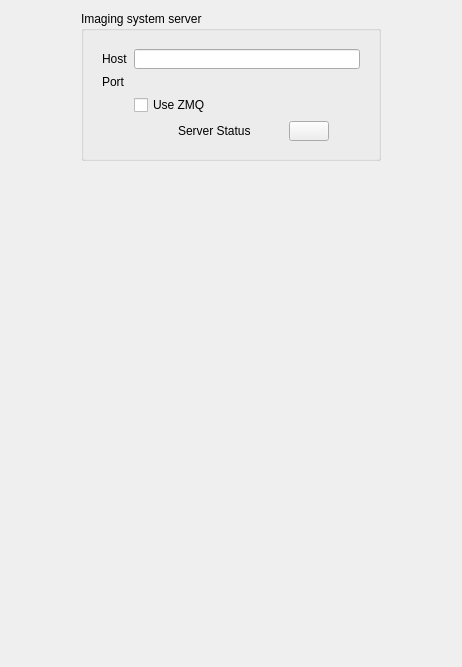
<?xml version="1.0" encoding="UTF-8"?>
<ui version="4.0">
 <class>Form</class>
 <widget class="QWidget" name="Form">
  <property name="geometry">
   <rect>
    <x>0</x>
    <y>0</y>
    <width>462</width>
    <height>667</height>
   </rect>
  </property>
  <property name="windowTitle">
   <string>Form</string>
  </property>
  <layout class="QHBoxLayout" name="horizontalLayout">
   <item>
    <spacer name="horizontalSpacer">
     <property name="orientation">
      <enum>Qt::Horizontal</enum>
     </property>
     <property name="sizeHint" stdset="0">
      <size>
       <width>286</width>
       <height>20</height>
      </size>
     </property>
    </spacer>
   </item>
   <item>
    <layout class="QVBoxLayout" name="verticalLayout_3">
     <item>
      <widget class="QGroupBox" name="formGroupBox">
       <property name="sizePolicy">
        <sizepolicy hsizetype="Preferred" vsizetype="Preferred">
         <horstretch>0</horstretch>
         <verstretch>0</verstretch>
        </sizepolicy>
       </property>
       <property name="minimumSize">
        <size>
         <width>300</width>
         <height>150</height>
        </size>
       </property>
       <property name="maximumSize">
        <size>
         <width>300</width>
         <height>150</height>
        </size>
       </property>
       <property name="title">
        <string>Imaging system server</string>
       </property>
       <property name="flat">
        <bool>false</bool>
       </property>
       <layout class="QVBoxLayout" name="verticalLayout_2">
        <item>
         <widget class="QWidget" name="formWidget" native="true">
          <layout class="QFormLayout" name="formLayout">
           <item row="0" column="0">
            <widget class="QLabel" name="label_3">
             <property name="text">
              <string>Host</string>
             </property>
            </widget>
           </item>
           <item row="0" column="1">
            <widget class="QLineEdit" name="host_lineEdit"/>
           </item>
           <item row="1" column="0">
            <widget class="QLabel" name="label_4">
             <property name="text">
              <string>Port</string>
             </property>
            </widget>
           </item>
           <item row="1" column="1">
            <widget class="QLabel" name="port_label">
             <property name="text">
              <string/>
             </property>
            </widget>
           </item>
           <item row="2" column="1">
            <widget class="QCheckBox" name="use_zmq_checkBox">
             <property name="text">
              <string>Use ZMQ</string>
             </property>
            </widget>
           </item>
           <item row="3" column="1">
            <layout class="QHBoxLayout" name="horizontalLayout_3">
             <item>
              <spacer name="horizontalSpacer_3">
               <property name="orientation">
                <enum>Qt::Horizontal</enum>
               </property>
               <property name="sizeHint" stdset="0">
                <size>
                 <width>40</width>
                 <height>20</height>
                </size>
               </property>
              </spacer>
             </item>
             <item>
              <widget class="QLabel" name="status_icon">
               <property name="text">
                <string/>
               </property>
              </widget>
             </item>
             <item>
              <widget class="QLabel" name="server_status">
               <property name="text">
                <string>Server Status</string>
               </property>
              </widget>
             </item>
             <item>
              <spacer name="horizontalSpacer_5">
               <property name="orientation">
                <enum>Qt::Horizontal</enum>
               </property>
               <property name="sizeHint" stdset="0">
                <size>
                 <width>40</width>
                 <height>20</height>
                </size>
               </property>
              </spacer>
             </item>
             <item>
              <widget class="QPushButton" name="check_connectivity_pushButton">
               <property name="toolTip">
                <string>Check connectivity</string>
               </property>
               <property name="text">
                <string/>
               </property>
              </widget>
             </item>
             <item>
              <spacer name="horizontalSpacer_6">
               <property name="orientation">
                <enum>Qt::Horizontal</enum>
               </property>
               <property name="sizeHint" stdset="0">
                <size>
                 <width>40</width>
                 <height>20</height>
                </size>
               </property>
              </spacer>
             </item>
            </layout>
           </item>
          </layout>
         </widget>
        </item>
       </layout>
      </widget>
     </item>
     <item>
      <spacer name="verticalSpacer_2">
       <property name="orientation">
        <enum>Qt::Vertical</enum>
       </property>
       <property name="sizeHint" stdset="0">
        <size>
         <width>20</width>
         <height>158</height>
        </size>
       </property>
      </spacer>
     </item>
    </layout>
   </item>
   <item>
    <spacer name="horizontalSpacer_2">
     <property name="orientation">
      <enum>Qt::Horizontal</enum>
     </property>
     <property name="sizeHint" stdset="0">
      <size>
       <width>285</width>
       <height>20</height>
      </size>
     </property>
    </spacer>
   </item>
  </layout>
 </widget>
 <resources/>
 <connections/>
</ui>
